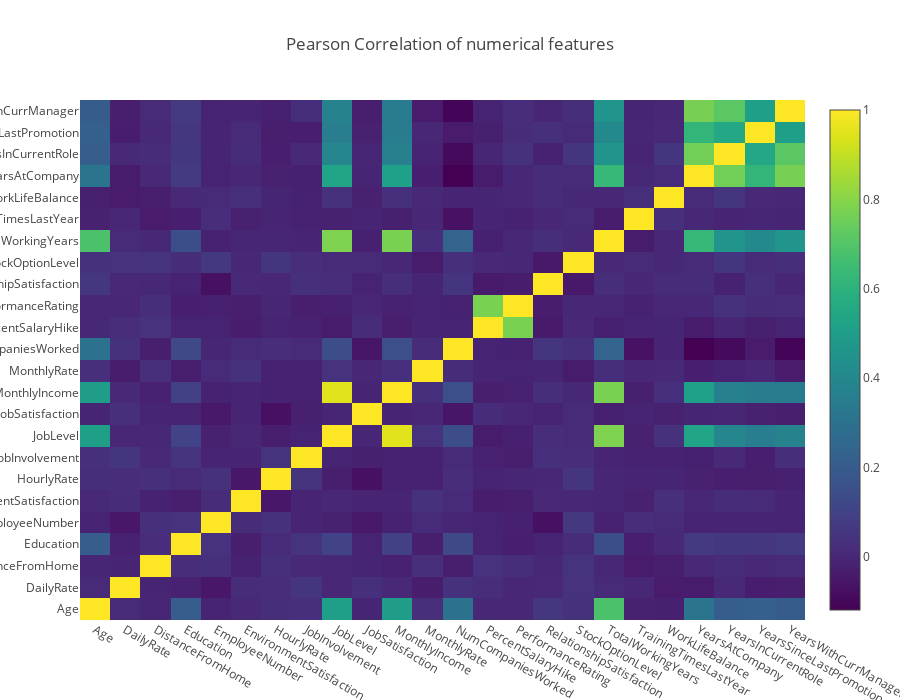

The notebook cell saved with this chart:
### Markdown cell above
### Correlation of Features

The next tool in a data explorer's arsenal is that of a correlation matrix. By plotting a correlation matrix, we have a very nice overview of how the features are related to one another. For a Pandas dataframe, we can conveniently use the call **.corr** which by default provides the Pearson Correlation values of the columns pairwise in that dataframe.

In this correlation plot, I will use the the Plotly library to produce a interactive Pearson correlation matrix via the Heatmap function as follows:

### Code cell
# creating a list of only numerical values
numerical = [u'Age', u'DailyRate', u'DistanceFromHome', 
             u'Education', u'EmployeeNumber', u'EnvironmentSatisfaction',
             u'HourlyRate', u'JobInvolvement', u'JobLevel', u'JobSatisfaction',
             u'MonthlyIncome', u'MonthlyRate', u'NumCompaniesWorked',
             u'PercentSalaryHike', u'PerformanceRating', u'RelationshipSatisfaction',
             u'StockOptionLevel', u'TotalWorkingYears',
             u'TrainingTimesLastYear', u'WorkLifeBalance', u'YearsAtCompany',
             u'YearsInCurrentRole', u'YearsSinceLastPromotion',u'YearsWithCurrManager']
data = [
    go.Heatmap(
        z= attrition[numerical].astype(float).corr().values, # Generating the Pearson correlation
        x=attrition[numerical].columns.values,
        y=attrition[numerical].columns.values,
        colorscale='Viridis',
        reversescale = False,
#         text = True ,
        opacity = 1.0
        
    )
]


layout = go.Layout(
    title='Pearson Correlation of numerical features',
    xaxis = dict(ticks='', nticks=36),
    yaxis = dict(ticks='' ),
    width = 900, height = 700,
    
)


fig = go.Figure(data=data, layout=layout)
py.iplot(fig, filename='labelled-heatmap')

### Figure 1 — Plotly figure (JSON) as saved in the notebook; plotly's stock layout.template omitted (floating-point values rounded to 4 significant figures; data arrays with more than 128 entries replaced by an {"elided": "..."} marker saying what was removed)
{"data": [{"colorscale": "Viridis", "opacity": 1, "reversescale": false, "type": "heatmap", "x": ["Age", "DailyRate", "DistanceFromHome", "Education", "EmployeeNumber", "EnvironmentSatisfaction", "HourlyRate", "JobInvolvement", "JobLevel", "JobSatisfaction", "MonthlyIncome", "MonthlyRate", "NumCompaniesWorked", "PercentSalaryHike", "PerformanceRating", "RelationshipSatisfaction", "StockOptionLevel", "TotalWorkingYears", "TrainingTimesLastYear", "WorkLifeBalance", "YearsAtCompany", "YearsInCurrentRole", "YearsSinceLastPromotion", "YearsWithCurrManager"], "y": ["Age", "DailyRate", "DistanceFromHome", "Education", "EmployeeNumber", "EnvironmentSatisfaction", "HourlyRate", "JobInvolvement", "JobLevel", "JobSatisfaction", "MonthlyIncome", "MonthlyRate", "NumCompaniesWorked", "PercentSalaryHike", "PerformanceRating", "RelationshipSatisfaction", "StockOptionLevel", "TotalWorkingYears", "TrainingTimesLastYear", "WorkLifeBalance", "YearsAtCompany", "YearsInCurrentRole", "YearsSinceLastPromotion", "YearsWithCurrManager"], "z": {"elided": "24x24 float values"}}], "layout": {"height": 700, "title": "Pearson Correlation of numerical features", "width": 900, "xaxis": {"nticks": 36, "ticks": ""}, "yaxis": {"ticks": ""}}}
